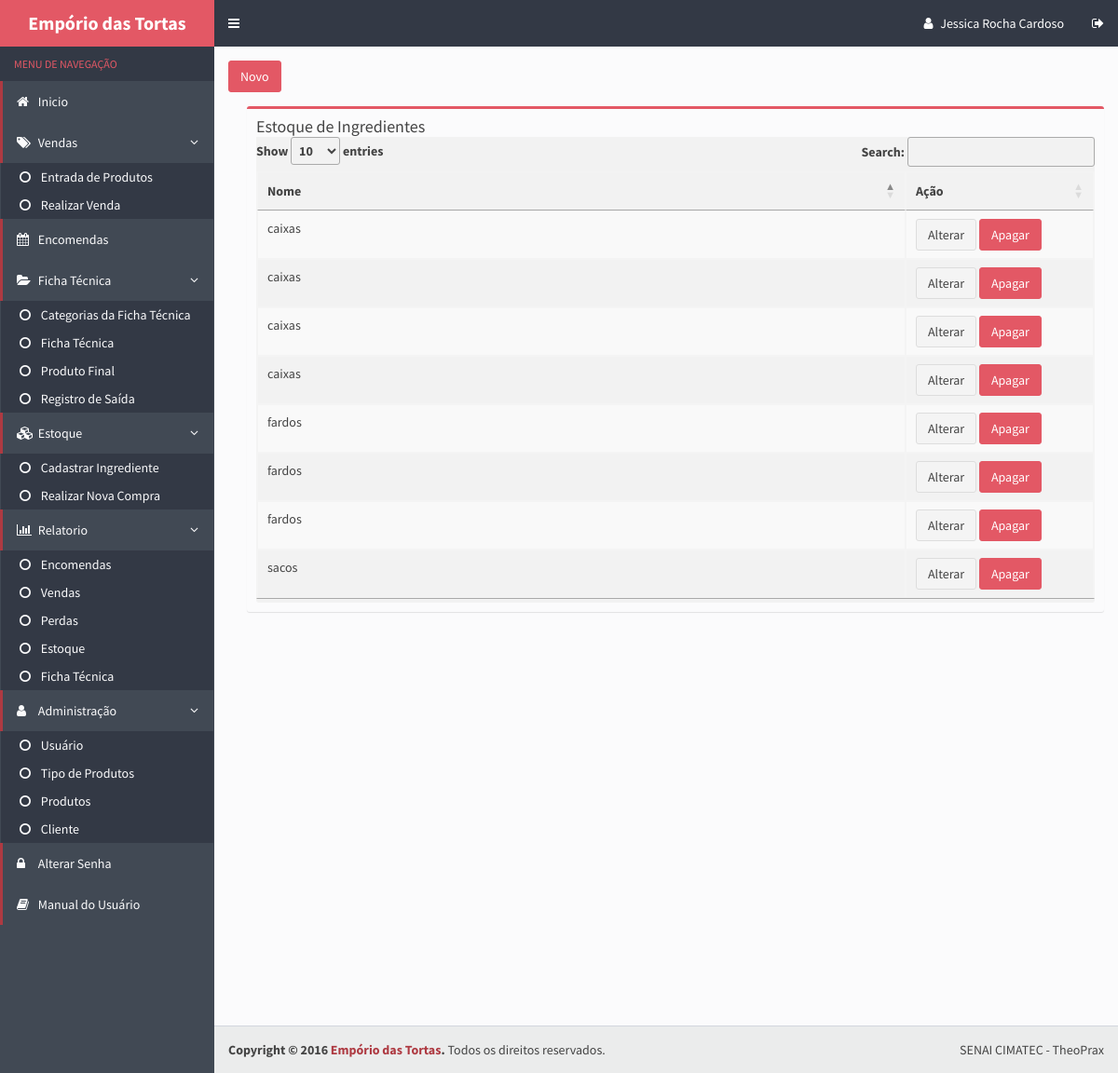
Screenshot of /nova_compra.php (signed in) with the database file from the repository.
### tables this page shows
CREATE TABLE IF NOT EXISTS `novacompra` (
  `cod_novacompra` int(11) NOT NULL AUTO_INCREMENT,
  `nome` varchar(30) NOT NULL,
  `quantidade` int(10) NOT NULL,
  `data_entrada` date NOT NULL,
  `data_validade` date NOT NULL,
  `preco` decimal(10,2) NOT NULL,
  `cod_ingrediente` int(11) NOT NULL,
  `quantidade_total` int(11) NOT NULL,
  `qtd` int(11) NOT NULL,
  `cod_unidademedida` int(11) NOT NULL,
  `tipo_entrada` int(11) NOT NULL DEFAULT '0',
  PRIMARY KEY (`cod_novacompra`),
  UNIQUE KEY `unq_cod_novacompra` (`cod_novacompra`),
  UNIQUE KEY `novacompra_ibfk_1` (`cod_novacompra`),
  UNIQUE KEY `cod_novacompra` (`cod_novacompra`),
  UNIQUE KEY `fk_cod_novacompra` (`cod_novacompra`),
  UNIQUE KEY `fk_cod_novacompraa` (`cod_novacompra`),
  UNIQUE KEY `fk_codnovacompraa` (`cod_novacompra`),
  UNIQUE KEY `fk_codigo_novacompra` (`cod_novacompra`),
  KEY `cod_tipoingrediente` (`cod_ingrediente`)
);

### nova_compra.php (the view, shortened to what this page needs)
<!DOCTYPE html>
<html>
  <head>
    <link rel="stylesheet" href="bootstrap/css/bootstrap.css">
    <link rel="stylesheet" href="https://maxcdn.bootstrapcdn.com/font-awesome/4.4.0/css/font-awesome.min.css">
    <link rel="stylesheet" href="https://code.ionicframework.com/ionicons/2.0.1/css/ionicons.min.css">
    <link rel="stylesheet" href="dist/css/AdminLTE.css">
    <link rel="stylesheet" href="dist/css/skins/skin-blue.css">
  </head>
  <body class="hold-transition skin-blue sidebar-mini">
    <div class="wrapper">
      <?php include_once("includes/header.php") ?>
      <?php include_once("includes/menu.php") ?>
      <div class="content-wrapper">
        <section class="content">
          <a class="btn btn-danger" href="forms/cadastrar_nova_compra.php">Novo</a>
          <section class="content-header">
          </section>
          <div class="row">
            <div class="col-xs-12">
              <div class="box">
                <div class="box-header">
                  <h3 class="box-title">Estoque de Ingredientes</h3>
                <div class="box-body table-responsive no-padding"  style='overflow:auto;' id="scroll">
                  <table id="table" class="views-table cols-6 table table-striped table-bordered">
                    <thead>
                      <tr>
                        <th class="views-field views-field-id">Nome</th>
                        <th class="views-field views-field-field-nome">Ação</th>
                    </thead>
                    <tbody>
                       <?php
                           $pdo = Database::connect();
                           $sql = "SELECT * from novacompra"
                           ;
                            foreach ($pdo->query($sql) as $row) {
                                echo '<tr>';
                                echo '<td>'. $row['nome'] . '</td>';
                                echo '<td width=180>';
                                echo '<a class="btn btn-default" href="forms/Atualizar_ingrediente.php?id='.$row['cod_ingrediente'].'">Alterar</a>';
                                echo '<a class="btn btn-danger" href="DAO/Excluir_ingrediente_DAO.php?id='.$row['cod_ingrediente'].'">Apagar</a>';
                                echo '</td>';
                                echo '</tr>';
                           }
                          ?>
                    </tbody>
                    </table>
                </div>
              </div>
            </div>
          </div>
        </section>
      </div>
      <?php include_once("includes/footer.php") ?>
    <link rel="stylesheet" type="text/css" href="https://cdn.datatables.net/1.10.12/css/jquery.dataTables.min.css">
  </body>
</html>

### rows the page displays
novacompra: nome "fardos"
novacompra: nome "caixas"
novacompra: nome "caixas"
novacompra: nome "caixas"
novacompra: nome "fardos"
novacompra: nome "fardos"
novacompra: nome "caixas"
novacompra: nome "sacos"

### other values shown
$_SESSION['UsuarioNome'] "Jessica Rocha Cardoso"
